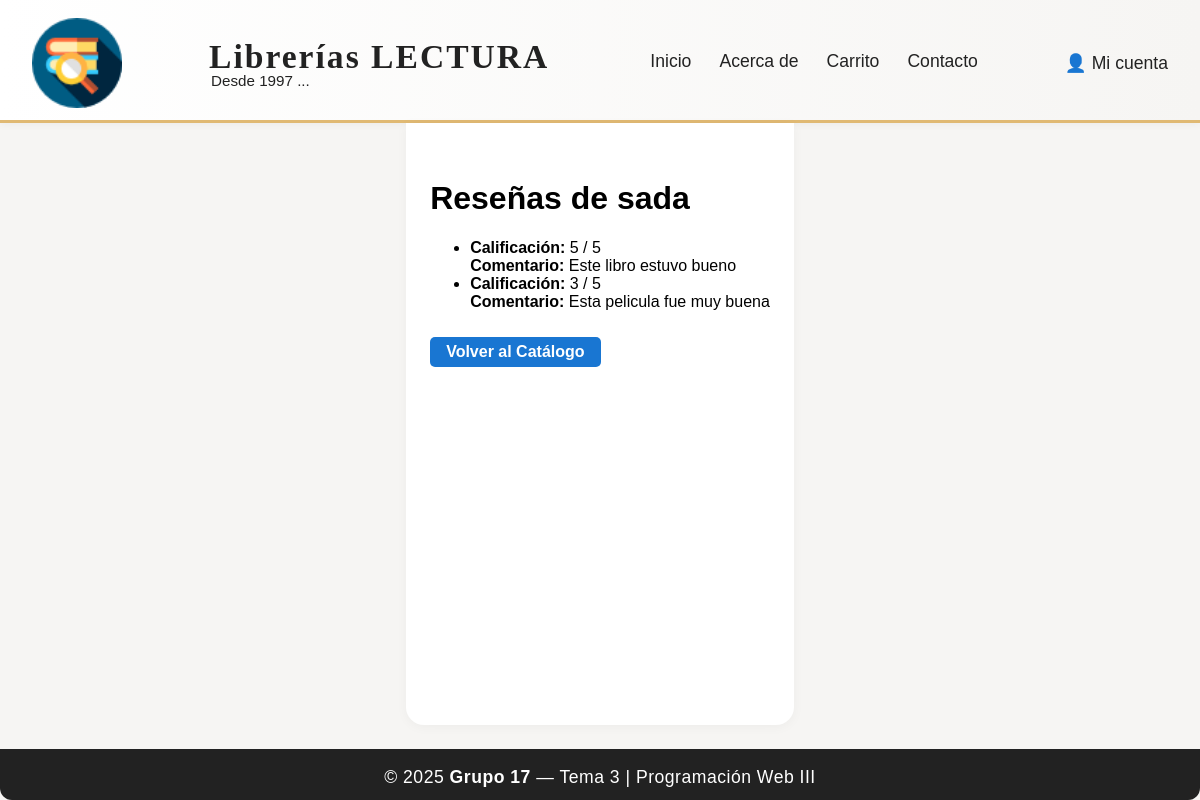
The app's page /libro/1/ver_resenas/, older data.
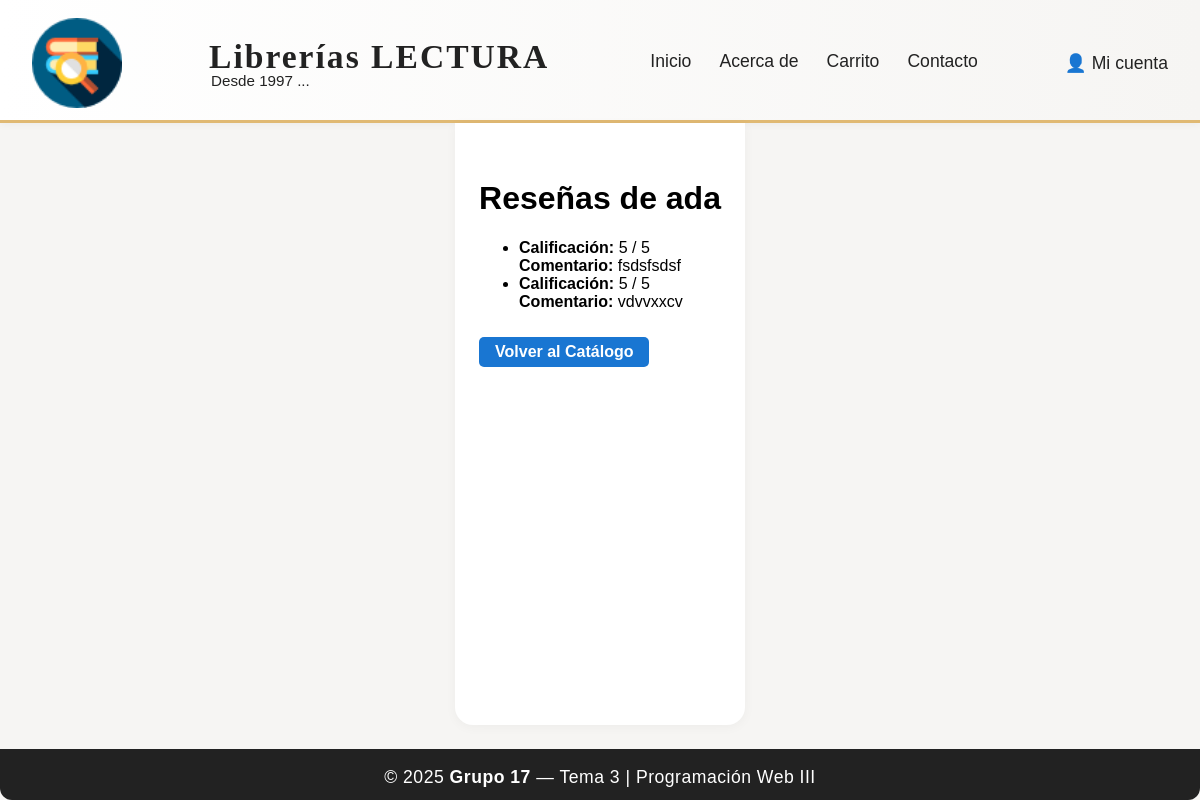
The same page, newer data.
### app/models.py (models this page shows, shortened)
class Libro(models.Model):
    titulo = models.CharField(max_length=200)
    autor = models.CharField(max_length=100)
    categoria = models.CharField(max_length=100, blank=True, null=True)
    precio = models.IntegerField(default=0)
    fecha_publicacion = models.DateField(null=True, blank=True)

class Resena(models.Model):
    libro = models.ForeignKey(Libro, on_delete=models.CASCADE, related_name='resenas')
    comentario = models.TextField()
    calificacion = models.IntegerField(choices=[(1, '1 - Muy mala'), (2, '2'), (3, '3'), (4, '4'), (5, '5 - Muy buena')], default=5)

### app/views.py (the view)
# urls.py: path('libro/<int:libro_id>/ver_resenas/', views.ver_resenas, name='ver_resenas'),
def ver_resenas(request, libro_id):
    libro = get_object_or_404(Libro, id=libro_id)
    resenas = Resena.objects.filter(libro=libro)
    return render(request, 'ver_resenas.html', {'libro': libro, 'resenas': resenas})

### app/templates/ver_resenas.html (shortened to what this page needs)
{% load static %}
<!DOCTYPE html>
<html lang="es">
<head>
    <link rel="stylesheet" href="{% static 'estilos.css' %}">
</head>
<body>
    <div class="layout-flex">
        <header class="main-header">
            <div class="header-content">
                <img src="{% static 'img/libreriaicon.png' %}" alt="Logo" class="logo-header">
                <div class="header-title">
                    <span class="logo-text">Librerías <strong>LECTURA</strong></span>
                    <span class="logo-sub">Desde 1997 ...</span>
                </div>
                <nav class="main-nav">
                    <a href="{% url 'inicio' %}">Inicio</a>
                    <a href="#">Acerca de</a>
                    <a href="{% url 'ver_carrito' %}">Carrito</a>
                    <a href="#">Contacto</a>
                </nav>
                <div class="user-menu">
                    <span>👤 Mi cuenta</span>
                </div>
            </div>
        </header>
        <main class="main-content">
            <h1>Reseñas de {{ libro.titulo }}</h1>
            {% if resenas %}
                <ul>
                {% for resena in resenas %}
                    <li>
                        <strong>Calificación:</strong> {{ resena.calificacion }} / 5<br>
                        <strong>Comentario:</strong> {{ resena.comentario }}
                    </li>
                {% endfor %}
                </ul>
            {% else %}
                <p>No hay reseñas para este libro.</p>
            {% endif %}
            <a href="{% url 'catalogo_libros' %}" style="display:inline-block; margin-top:10px; padding: 6px 16px; background: #1976d2; color: white; border-radius: 5px; text-decoration: none; font-weight: bold;">Volver al Catálogo</a>
        </main>
        <footer class="main-footer">
            <span>&copy; 2025 <strong>Grupo 17</strong> — Tema 3 | Programación Web III</span>
        </footer>
    </div>
</body>
</html>

Row changes from the older to the newer data that the page shows:
changed Libro: titulo "sada" → "ada"
changed Resena: comentario "Este libro estuvo bueno" → "fsdsfsdsf"
changed Resena: calificacion "3" → "5"; comentario "Esta pelicula fue muy buena" → "vdvvxxcv"
